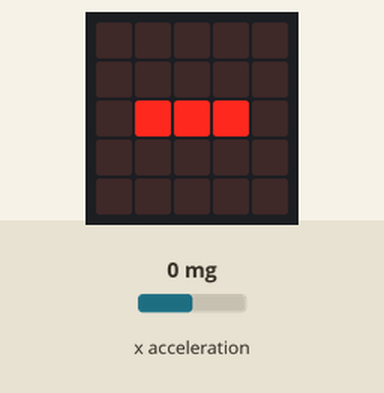
Simulated run of this program. Board: BBC micro:bit running MicroPython. On the bench: the board's 5×5 LED display. Inputs (shaded band) come from the test bench; at power-on: x acceleration 0 mg.

Above: at 1.2 s.
1.3 s: x acceleration set to -27 mg
2.8 s: x acceleration set to -33 mg
At 3.5 s:
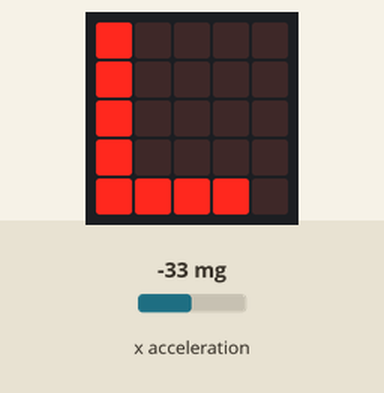
4.3 s: x acceleration set to 750 mg
At 4.7 s:
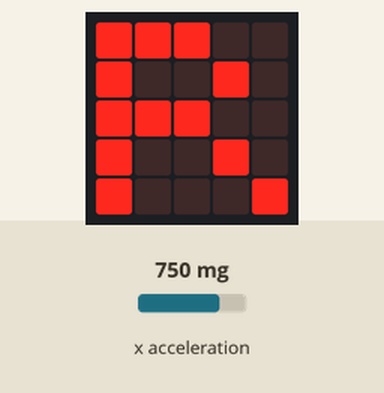
5.8 s: x acceleration set to -1440 mg
At 7.0 s:
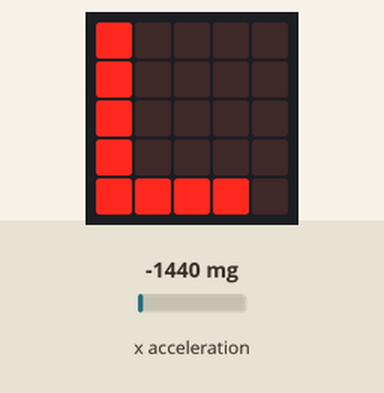
7.3 s: x acceleration set to 0 mg
At 8.1 s:
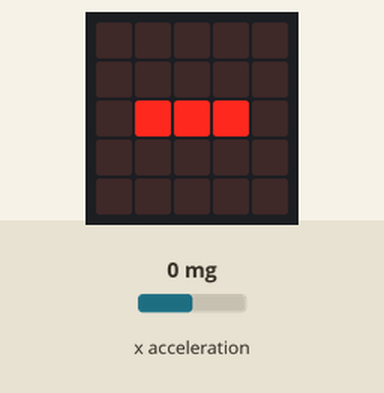
Timing chart, 0 to 9.8 s (numbered marks = the images above; inputs shaded):
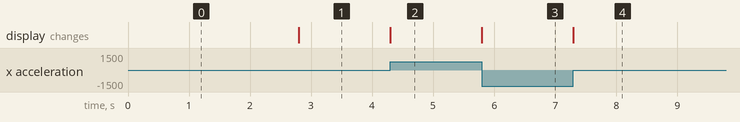

The program:

10_movement.py
```python
from microbit import *
#write your program:

while True:
    reading = accelerometer.get_x()
    if reading > 30:
        display.show("R")
    elif reading < -30:
        display.show("L")
    else:
        display.show("-")
```

Measured:
- the behaviour switches between -30 and -31 mg on x acceleration (found by bisection; images 0 and 1)
- after the input at 1.3 s, every drawn part: stays the same
- after the input at 2.8 s, the display: changes at once (image 1)
- after the input at 4.3 s, the display: changes at once (image 2)
- after the input at 5.8 s, the display: changes at once (image 3)
- after the input at 7.3 s, the display: changes at once (image 4)
